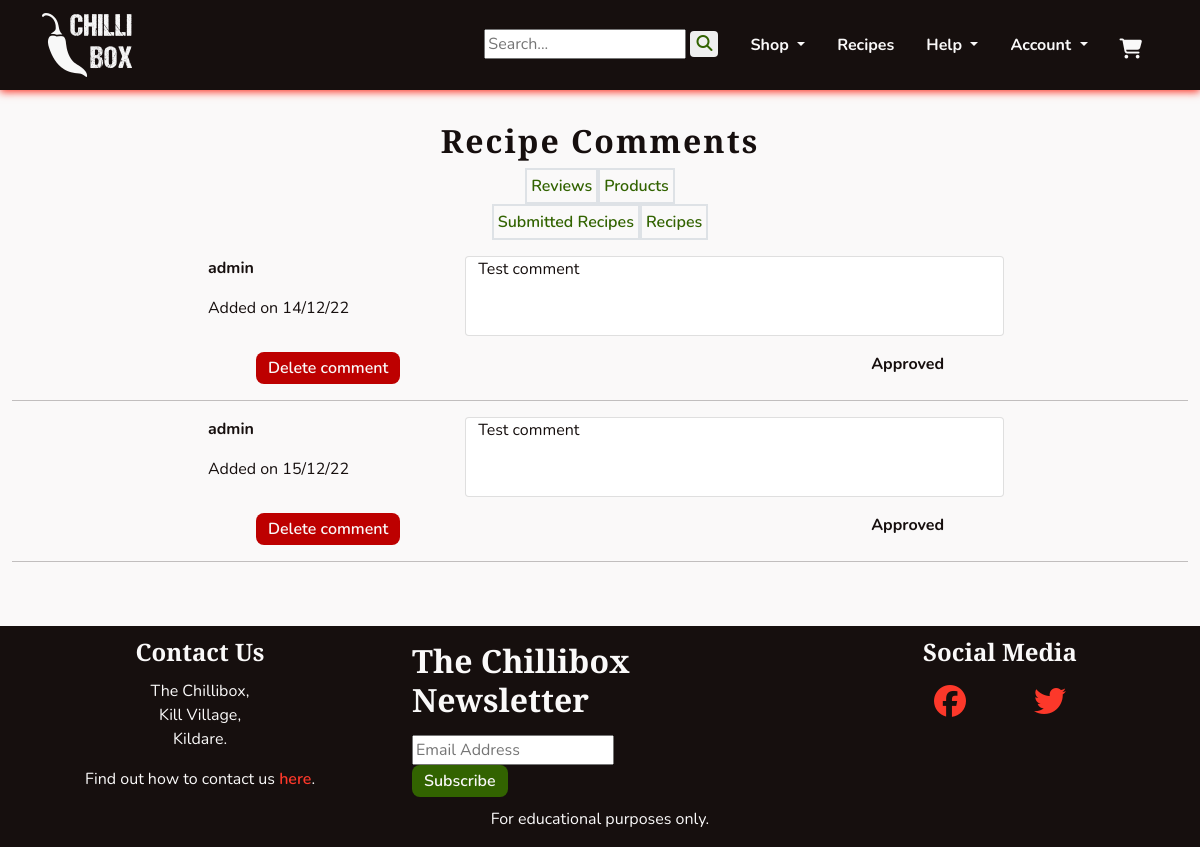
The app's page /management/recipe_comments/ (signed in), older data.
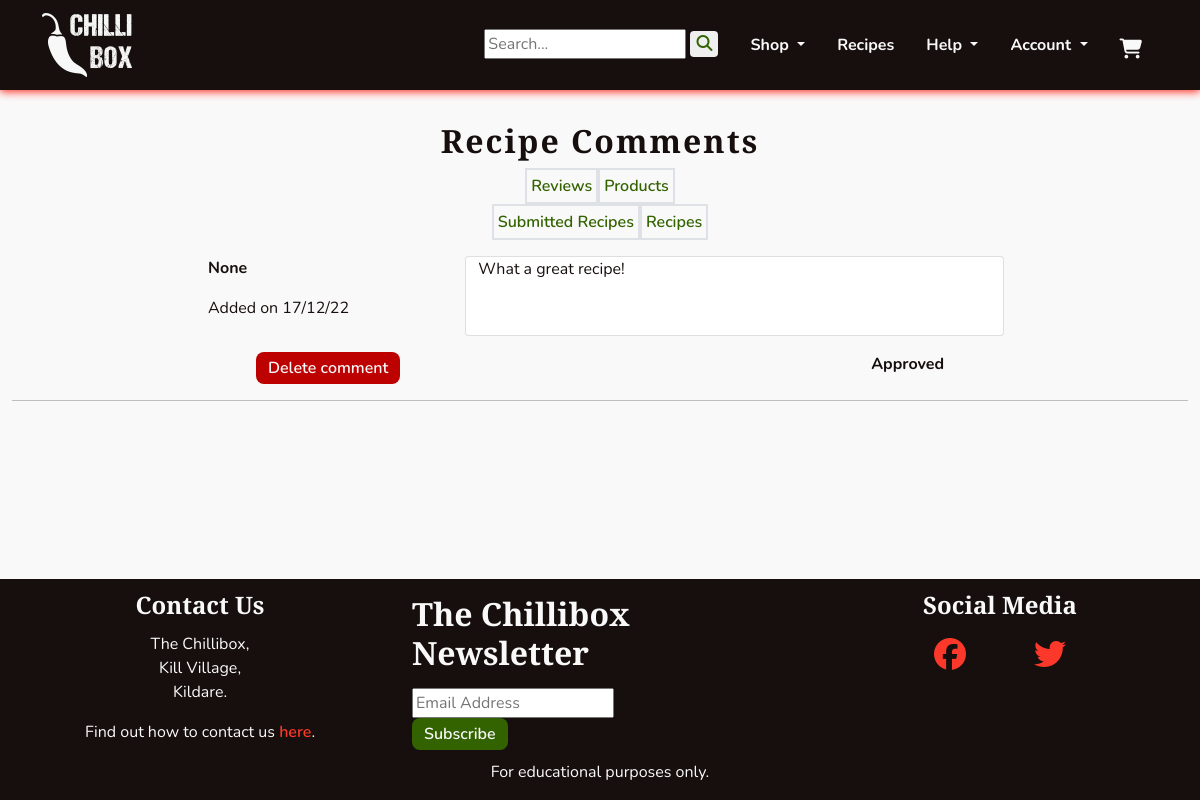
The same page, newer data.
### recipes/models.py (models this page shows, shortened)
class Comment(models.Model):
    user = models.ForeignKey(User, on_delete=models.SET_NULL, null=True,
                             blank=True)
    recipe = models.ForeignKey(Recipe, on_delete=models.CASCADE,
                               related_name='comments')
    content = models.TextField(max_length=280)
    added_on = models.DateTimeField(auto_now_add=True)
    edited_on = models.DateTimeField(auto_now=True)
    approved = models.BooleanField(default=False)

### management/views.py (the view)
# urls.py: path('recipe_comments/', views.CommentList.as_view(),
class CommentList(StaffRequiredMixin, generic.ListView):
    model = Comment
    template_name = 'management/recipe_comments.html'
    paginate_by = 10
    def get_queryset(self):
        queryset = Comment.objects.order_by('-approved')
        return queryset

### management/mixins.py (called while the page is built)
    def test_func(self):
        return self.request.user.is_staff

### management/templates/management/recipe_comments.html (shortened to what this page needs)
{% extends 'base.html' %}
{% block content %}
<section class="col">
    <div class="text-center">
        <h2 class="headings mb-2">Recipe Comments</h2>
        <div class="d-flex flex-row justify-content-center">
            <div class="border border-2 p-1">
                <a class="chilli-link" href="{% url 'management:user_reviews' %}">Reviews</a>
            </div>
            <div class="border border-2 p-1">
                <a class="chilli-link" href="{% url 'management:dashboard' %}">Products</a>
            </div>
        </div>
        <div class="d-flex flex-row justify-content-center">
            <div class="border border-2 p-1">
                <a class="chilli-link" href="{% url 'management:user_recipes' %}">Submitted Recipes</a>
            </div>
            <div class="border border-2 p-1">
                <a class="chilli-link" href="{% url 'management:recipes' %}">Recipes</a>
            </div>
        </div>
    </div>
    <div>
        {% for comment in comment_list %}
        <div class="col-sm-8 mx-auto my-3">
            <div class="row">
                <div class="col-sm-4">
                    <p><strong>{{ comment.user }}</strong></p>
                    <p>Added on {{ comment.added_on|date:'d/m/y' }}</p>
                </div>
                <div class="card col-sm-8">
                    {{ comment.content }}
                </div>
            </div>
            <div class="d-flex flex-row justify-content-between my-3 mx-sm-5">
                <a class="chilli-btn chilli-dngr" href="{% url 'recipes:delete_comment' comment.pk %}">Delete comment</a>
                {% if comment.approved %}
                <span><strong>Approved</strong></span>
                {% endif %}
            </div>
        </div>
        <hr>
        {% endfor %}
    </div>
</section>
{% endblock %}

### templates/base.html (shortened to what this page needs)
{% load static %}
<!DOCTYPE html>
<html lang="en">
    <head>
        <link href="https://cdn.jsdelivr.net/npm/bootstrap@5.1.3/dist/css/bootstrap.min.css" rel="stylesheet">
        <link href="//cdn-images.mailchimp.com/embedcode/classic-071822.css" rel="stylesheet" type="text/css">
        <link rel="stylesheet" href="{% static 'css/style.css' %}">
    </head>
    <body class="d-flex flex-column h-100">
        {% include 'includes/header.html' %}
        <main class="container-fluid mb-5">
            {% block content %}
            {% endblock content %}
        </main>
        {% include 'includes/footer.html' %}
    </body>
</html>

### templates/includes/header.html (shortened to what this page needs)
{% load static %}
<header>
    <nav id="navbar" class="navbar navbar-expand-lg">
        <div class="container-sm d-flex justify-content-between">
            <a class="navbar-brand" href="{% url 'home:index' %}" aria-label="Go to home page"><img width="90"
                    height="64" src="{% static 'images/chilli-logo-white.png' %}" alt="The Chillibox Logo"></a>
            <div class="collapse navbar-collapse" id="navbarSupportedContent">
                <ul class="navbar-nav ms-auto mb-2 mb-lg-0">
                    <li class="nav-item m-2 px-2">
                        <form action="{% url 'products:search_results' %}" method="GET">
                            <input name="q" type="text" placeholder="Search...">
                            <button type="submit" class="chilli-link rounded"><i class="fa-solid fa-magnifying-glass"></i></button>
                        </form>
                    </li>
                    <li class="nav-item dropdown">
                        <a class="navbar-links dropdown-toggle" href="#" role="button" data-bs-toggle="dropdown"
                            aria-expanded="false">
                            Shop
                        </a>
                    </li>
                    <li class="nav-item">
                        <a class="navbar-links" href="{% url 'recipes:recipes_list' %}">Recipes</a>
                    </li>
                    <li class="nav-item dropdown">
                        <a class="navbar-links dropdown-toggle" href="#" role="button" data-bs-toggle="dropdown"
                            aria-expanded="false">
                            Help
                        </a>
                    </li>
                    <li class="nav-item dropdown">
                        <a class="navbar-links dropdown-toggle" href="#" role="button" data-bs-toggle="dropdown"
                            aria-expanded="false">
                            Account
                        </a>
                    </li>
                </ul>
            </div>
            <a class="navbar-links pb-0 mb-0" data-bs-toggle="offcanvas" href="#theCart" role="button">
                <i class="fa-solid fa-cart-shopping big">
                </i>
            </a>
        </div>
    </nav>
</header>

### cart/templates/cart/cart_canvas.html (shortened to what this page needs)
{% load static %}

### templates/includes/footer.html (shortened to what this page needs)
<footer class="footer mt-auto">
    <div class="container-fluid">
        <div class="row">
            <div class="col-md-4 text-center">
                <h2 class="footer-headings">Contact Us</h2>
                <p>
                    The Chillibox,<br>
                    Kill Village,<br>
                    Kildare.
                </p>
                <p>
                    Find out how to contact us <a class="chilli-link-alt" href="{% url 'home:contact' %}">here</a>.
                </p>
            </div>
            <div class="col-md-4">
                <link href="//cdn-images.mailchimp.com/embedcode/classic-071822.css" rel="stylesheet" type="text/css">
                <div id="mc_embed_signup">
                    <form
                        action="https://gmail.us18.list-manage.com/subscribe/post?u=a555a78c1c0e0713634b8751c&amp;id=1946d67f26&amp;f_id=007527e7f0"
                        method="post" id="mc-embedded-subscribe-form" name="mc-embedded-subscribe-form" class="validate"
                        target="_blank" novalidate>
                        <div id="mc_embed_signup_scroll">
                            <h2>The Chillibox Newsletter</h2>
                            <div class="mc-field-group text-contain my-0">
                                <input type="email" value="" name="EMAIL" class="required email" id="mce-EMAIL" placeholder="Email Address"
                                    required>
                            </div>
                            <div class="optionalParent">
                                <div>
                                    <input type="submit" value="Subscribe" name="subscribe" id="mc-embedded-subscribe"
                                        class="chilli-btn chilli-go border-0">
                                </div>
                            </div>
                        </div>
                    </form>
                </div>
            </div>
            <div class="col-md-4 text-center">
                <h2 class="footer-headings">Social Media</h2>
                <p>
                    <a class="chilli-link-alt footer-socials" href="https://facebook.com" target="_blank" rel="noopener"
                        aria-label="Find us on Facebook (opens in new tab)"><i class="fa-brands fa-facebook"></i></a>
                    <a class="chilli-link-alt footer-socials" href="https://twitter.com" target="_blank" rel="noopener"
                        aria-label="Find us on Twitter (opens in new tab)"><i class="fa-brands fa-twitter"></i></a>
                </p>
            </div>
        </div>
        <div class="row text-center">
            <p>For educational purposes only.</p>
        </div>
    </div>
</footer>

### static/css/style.css (style rules this page uses)
:root { --site-white: #faf9f9; --site-black: #160f0e; --site-grey: #6b6363; --site-red: #fc382a; --site-dark-red:#bd0000; --site-green: #568729; --site-dark-green: #326300; --site-text-bg: rgba(49, 99, 0, 0.2); --site-car-bg: rgba(245, 241, 238, 0.61); }
html { height: 100%; }
section { max-width: 2550px; }
body { font-family: "Nunito", sans-serif; color: var(--site-black); font-size: 1rem; background: var(--site-white); }
h1, h2, h3, h4 { font-family: "Merriweather Sans", "Nunito", sans-serif; font-weight: 900; margin-top: 0.5em; margin-bottom: 0.5em; }
.headings { font-size: 2rem; letter-spacing: 2px; margin: 1em 0; }
.big { font-size: 1.25rem; }
.text-contain { max-width: 500px; margin: 2em auto; }
button { border: none; }
ul { padding: 0; }
li { list-style: none; }
a { text-decoration: none; }
.navbar-links { cursor: pointer; display: inline-block; padding: 0.25rem 0.5rem; color: var(--site-white); font-weight: 700; margin: 0.5em; transition: all 0.8s linear; }
.chilli-link { font-weight: 600; color: var(--site-dark-green); transition: all 0.2s linear; }
.chilli-link-alt { font-weight: 600; color: var(--site-red); transition: all 0.2s linear; }
.chilli-btn { padding: 0.25em 0.75em; font-weight: 600; color: var(--site-white); background-color: var(--site-black); border-radius: 8px; transition: all 0.2s linear; }
.chilli-dngr { background-color: var(--site-dark-red); }
.chilli-go { background-color: var(--site-dark-green); }
#navbar { background-color: var(--site-black); color: var(--site-white); box-shadow: 0 2px 8px 0 var(--site-red); }
footer { background-color: var(--site-black); color: var(--site-white); }
.footer-headings { font-size: 1.5em; }
.footer-socials { font-size: 2em; padding: 0 1em; }
#mc_embed_signup { clear: left; }

Row changes from the older to the newer data that the page shows:
removed Comment: user "admin", added_on "14/12/22", content "Test comment", approved "Approved"
removed Comment: user "admin", added_on "15/12/22", content "Test comment", approved "Approved"
added Comment: user "None", added_on "17/12/22", content "What a great recipe!", approved "Approved"
